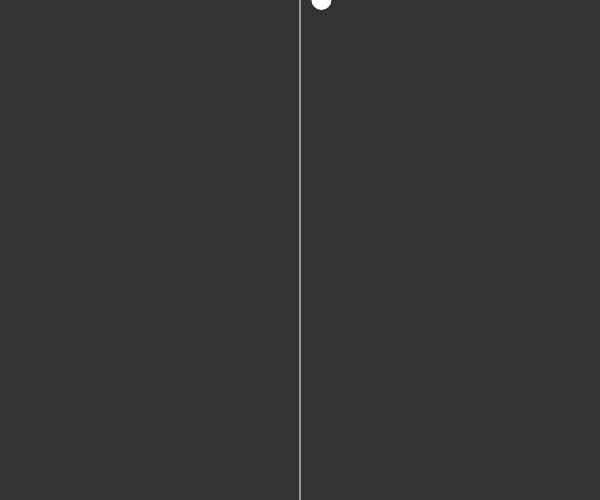
Frame 1 (no input)
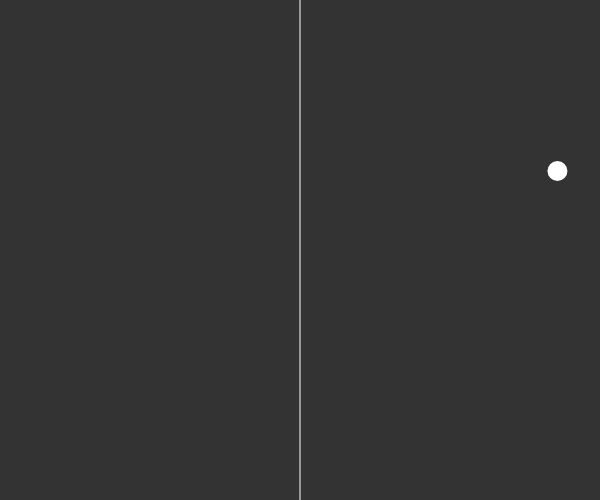
Frame 60 (no input)
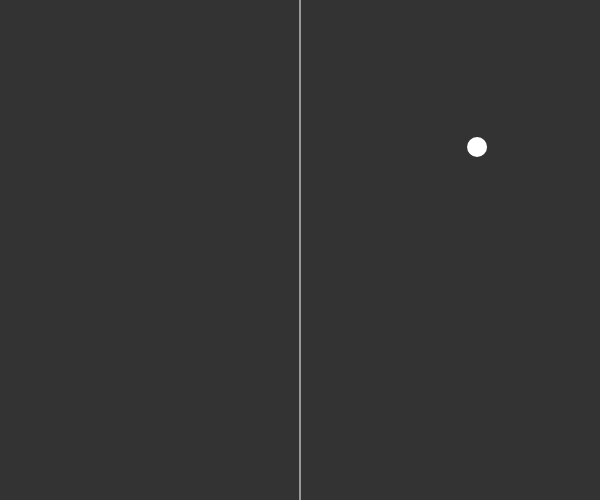
Frame 120 (the mouse pressed at the canvas centre since frame 60)

The p5.js sketch that drew these frames (run headless with seeded random() and noise() and a simulated clock; from frame 60 on, the mouse is pressed at the canvas centre):

// p5.js sketch
// ── sketch.js
let player1, player2;

let ball;

let outOfWindow;

let scoreP1 = 0;
let scoreP2 = 0;

function setup() {
    // canvas
    createCanvas(600, 500);


    player1 = new Player();
    player2 = new Player();

    ball = new Ball(200, 0);
}

function draw() {
    // background
    background(51);
    stroke(255);
    line(width / 2, 0, width / 2, height);

    //player1
    player1.show();
    player1.move1();

    //player2
    player2.show();
    player2.move2();

    //ball
    ball.show();
    ball.move();
    ball.collide();

    //check Score
    score();
}

function score() {
    //Player1
    if(ball.x < 0) {
        outOfWindow = true;
        scoreP2++;
        console.log("Score Player 1: " + scoreP1);
        console.log("Score Player 2: " + scoreP2);
        ball.update();
    }

    if(ball.x > width) {
        outOfWindow = true;
        scoreP1++;
        console.log("Score Player 1: " + scoreP1);
        console.log("Score Player 2: " + scoreP2);
        ball.update();
    }

}



// ── ball.js
class Ball {
    constructor() {
        this.x = random(250, 350);
        this.y = 0;
        this.xSpeed = 4;
        this.ySpeed = 3;
    }

    update() {
        if(outOfWindow) {
            this.x = random(250, 400);
            this.y = 0;
        }
    }

    show() {
        ellipse(this.x, this.y, 20, 20);
    }

    move() {
        this.x += this.xSpeed;
        this.y -= this.ySpeed;
    }

    collide() {
        if(this.x > player1.x - 8 && this.y > player1.y - 50 && this.y < player1.y + 50 && this.x < player1.x + 8) {
            this.xSpeed = this.xSpeed * -1;
        }

        if(this.x > player2.x - 8 && this.y > player2.y - 50 && this.y < player2.y + 50 && this.x < player2.x + 8) {
            this.xSpeed = this.xSpeed * -1;
        }

        if(this.y < 0 || this.y > height) {
            this.ySpeed = this.ySpeed * -1;
        }
    }
}
// ── player.js
class Player {
    constructor(x, y) {
       this.x = x;
       this.y = y;
    }

    show() {
        rectMode(CENTER);
        noStroke();
        rect(this.x, this.y, 16, 100);
    }

    move1() {
        if(keyIsDown(87)) {
            this.y -= 5;
        }
        if(keyIsDown(83)) {
            this.y += 5;
        }
    }

    move2() {
        if(keyIsDown(UP_ARROW)) {
            this.y -= 5;
        }
        if(keyIsDown(DOWN_ARROW)) {
            this.y += 5;
        }
    }
}
